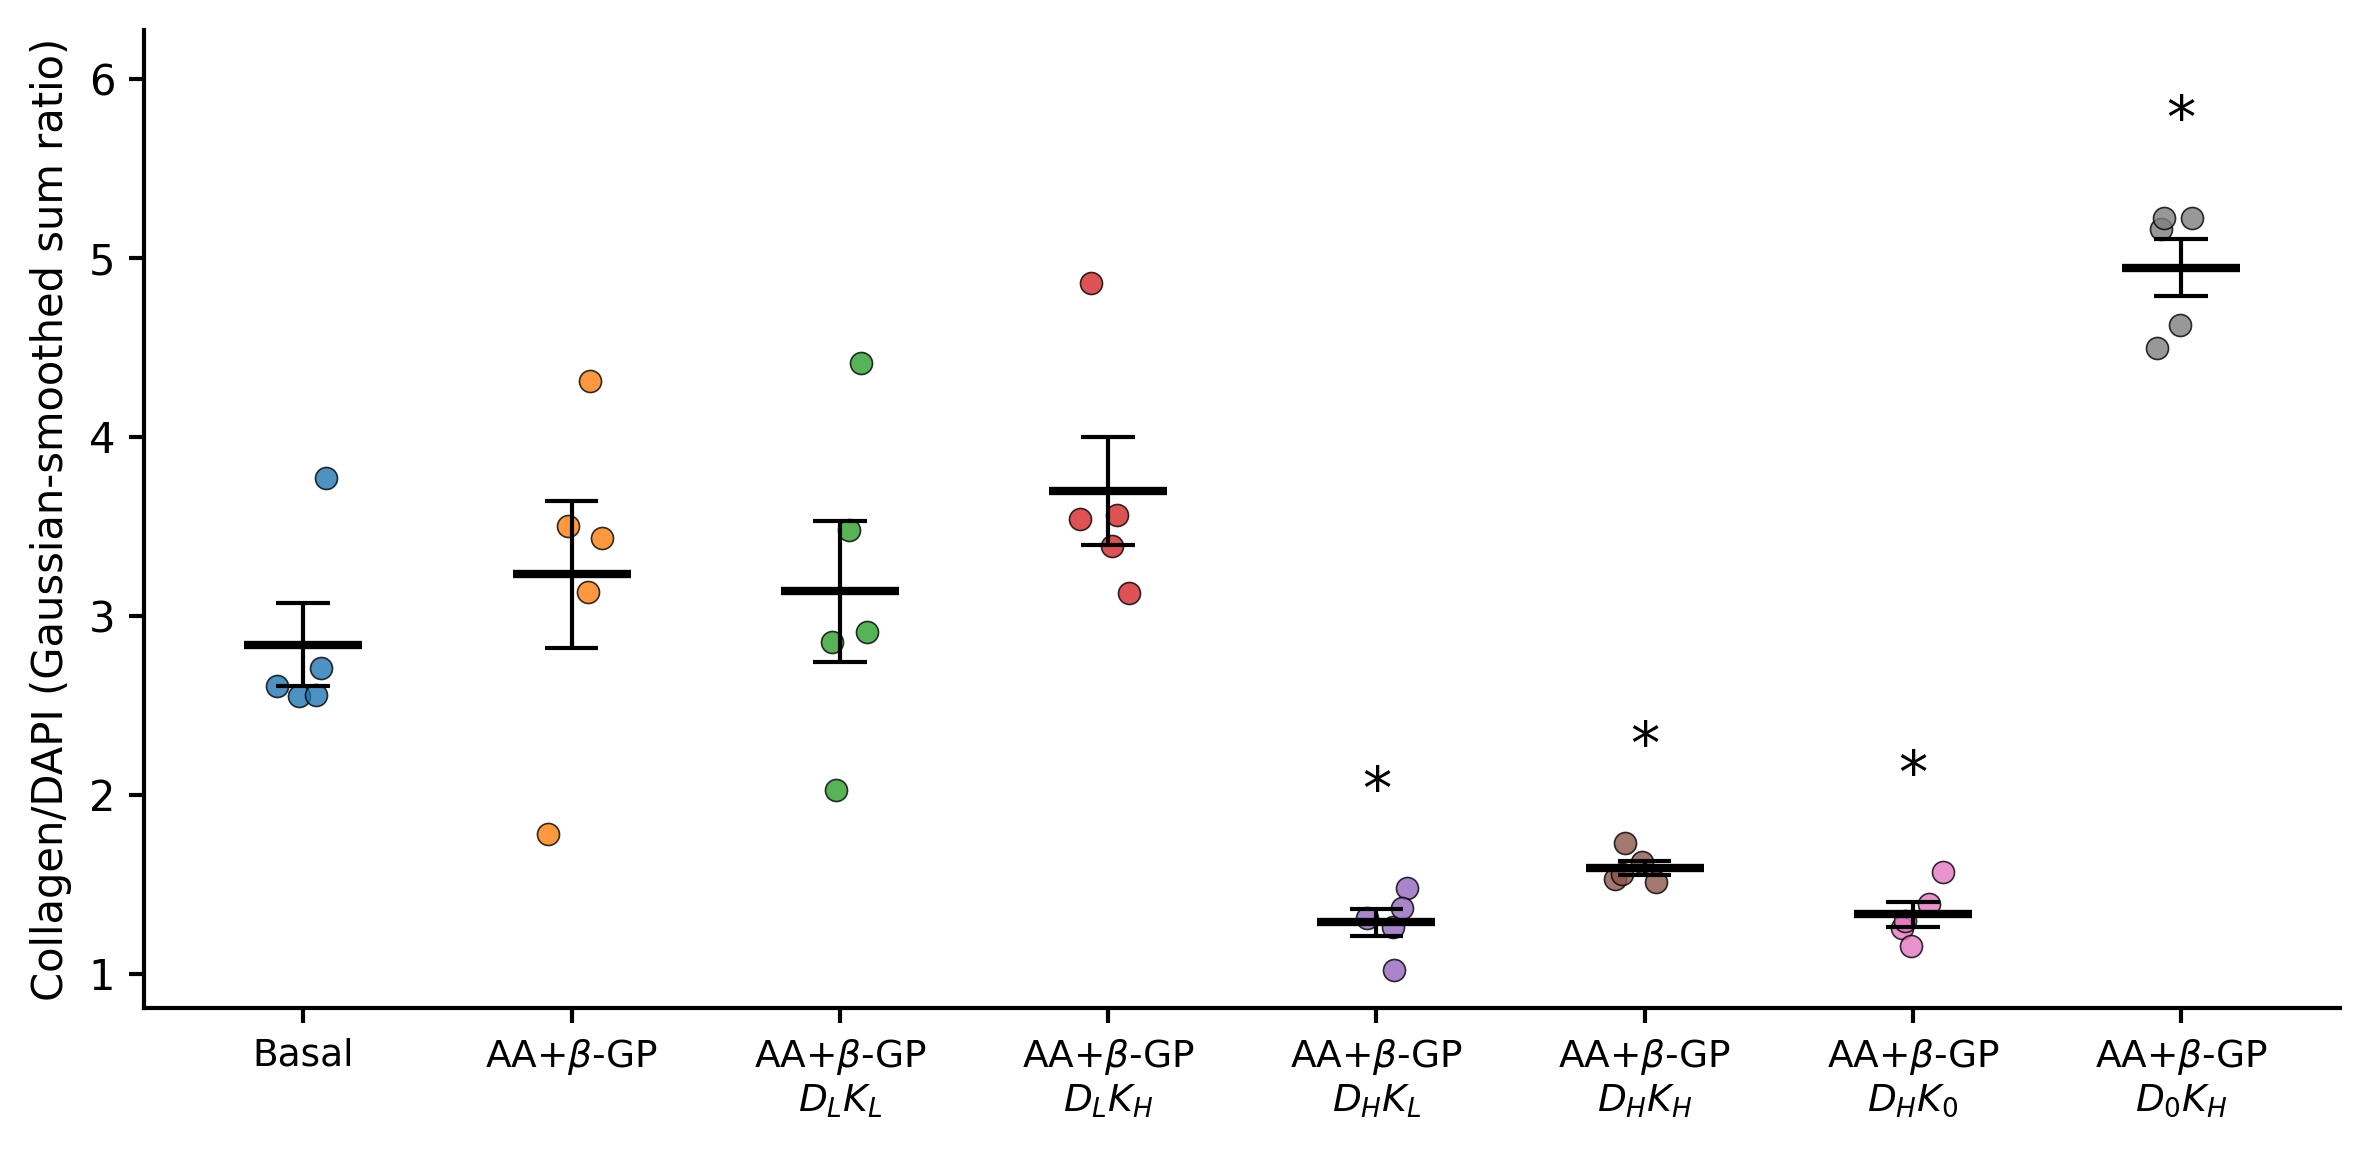

Recreate this plot in Python.
#!/usr/bin/env python3

"""
Simple collagen/DAPI stats/plot assuming images are technical replicates
and parametric tests.

- Reads multichannel TIFFs, extracts DAPI + collagen channels
- Gaussian-smooths both, computes sum(collagen_bg) / sum(dapi_bg)
- Computes mean ± SEM for each condition
- Runs Welch's t-tests vs Basal (C1), treating images as independent
- Plots jittered individual points + mean ± SEM and marks * for p < 0.05

NOTE: This is a "simple" parametric pipeline; it ignores
      (i) non-normality, (ii) tiny n, and (iii) multiple-testing correction.
      Use mainly as a quick visual / sanity check.
"""

import argparse
from pathlib import Path
from typing import Dict, List, Optional

import matplotlib.pyplot as plt
import numpy as np
import pandas as pd
import tifffile as tf
from scipy import ndimage as ndi
from scipy import stats

# ---------------- configurable ----------------
INPUT_DIR = Path("input_images")
OUTPUT_DIR = Path("collagen_output")

DAPI_CHANNEL = 0
COLLAGEN_CHANNEL = 2
BG_SIGMA = 10.0

# -------------------- CONDITIONS & LABELS --------------------
COND_CODE = {
    "C1": "Basal",
    "C2": "Osteo",
    "C3": "Osteo+D/MK4 (L/L)",
    "C4": "Osteo+D/MK4 (L/H)",
    "C5": "Osteo+D/MK4 (H/L)",
    "C6": "Osteo+D/MK4 (H/H)",
    "C7": "Osteo+Dex (H)",
    "C8": "Osteo+MK-4 (H)",
}
CONDITIONS = list(COND_CODE.keys())


def two_line_label(name: str) -> str:
    """Two-line labels for conditions."""
    m = {
        "Basal": "Basal",
        "Osteo": r"AA+$\beta$-GP",
        "Osteo+D/MK4 (L/L)": r"AA+$\beta$-GP" + "\n" + r"$D_LK_L$",
        "Osteo+D/MK4 (L/H)": r"AA+$\beta$-GP" + "\n" + r"$D_LK_H$",
        "Osteo+D/MK4 (H/L)": r"AA+$\beta$-GP" + "\n" + r"$D_HK_L$",
        "Osteo+D/MK4 (H/H)": r"AA+$\beta$-GP" + "\n" + r"$D_HK_H$",
        "Osteo+Dex (H)": r"AA+$\beta$-GP" + "\n" + r"$D_HK_0$",
        "Osteo+MK-4 (H)": r"AA+$\beta$-GP" + "\n" + r"$D_0K_H$",
    }
    return m.get(name, name)


def save_figures(fig, pdf_path: Optional[Path], png_path: Optional[Path]):
    if pdf_path:
        fig.savefig(pdf_path, dpi=300, bbox_inches="tight")
        print(f"Saved: {pdf_path}")
    if png_path:
        fig.savefig(png_path, dpi=300, bbox_inches="tight")
        print(f"Saved: {png_path}")


# -------- image helpers --------
def get_condition_from_name(stem: str) -> str:
    import re

    m = re.match(r"^(C[1-8])[_-]", stem, re.IGNORECASE)
    return m.group(1).upper() if m else "Unknown"


def read_channels(path: Path):
    with tf.TiffFile(path) as tif:
        arr = tif.asarray()

    if arr.ndim == 2:
        raise ValueError("2D TIFF found but channel count unknown.")

    if arr.ndim == 3:
        # assume C,H,W
        if arr.shape[0] <= max(DAPI_CHANNEL, COLLAGEN_CHANNEL):
            raise ValueError(f"Image {path} does not contain enough channels.")
        dapi = arr[DAPI_CHANNEL].astype(np.float64)
        col = arr[COLLAGEN_CHANNEL].astype(np.float64)

    elif arr.ndim == 4:
        # assume T,C,H,W or Z,C,H,W — take first T/Z plane
        if arr.shape[1] <= max(DAPI_CHANNEL, COLLAGEN_CHANNEL):
            raise ValueError(f"Image {path} does not contain enough channels.")
        dapi = arr[0, DAPI_CHANNEL].astype(np.float64)
        col = arr[0, COLLAGEN_CHANNEL].astype(np.float64)

    else:
        raise ValueError(f"Unsupported image shape: {arr.shape}")

    return dapi, col


def bg_smooth(img: np.ndarray) -> np.ndarray:
    return ndi.gaussian_filter(img, BG_SIGMA)


def compute_metric(path: Path) -> dict:
    dapi_raw, col_raw = read_channels(path)
    dapi_bg = bg_smooth(dapi_raw)
    col_bg = bg_smooth(col_raw)

    sum_dapi = float(np.sum(dapi_bg))
    sum_col = float(np.sum(col_bg))
    ratio = sum_col / sum_dapi if sum_dapi > 0 else np.nan

    return {
        "image": path.name,
        "condition": get_condition_from_name(path.stem),
        "collagen_over_dapi_bg": ratio,
    }


# ----------------- ARG PARSING ----------------- #
def parse_args():
    p = argparse.ArgumentParser(
        description=(
            "Compute collagen/DAPI (Gaussian-smoothed sum ratio) from TIFF images "
            "and run simple Welch t-tests vs basal (technical replicates)."
        )
    )
    p.add_argument("-input", type=Path, default=INPUT_DIR)
    p.add_argument("--out", help="Optional output PDF path")
    p.add_argument(
        "--png",
        help="Optional PNG path; defaults to the same stem as --out with .png.",
    )
    p.add_argument(
        "--basal",
        default="C1",
        help="Code of basal condition (default: C1).",
    )
    p.add_argument(
        "-s",
        "--sigma",
        type=float,
        default=BG_SIGMA,
        help="Gaussian sigma for background smoothing.",
    )
    p.add_argument(
        "--alpha",
        type=float,
        default=0.05,
        help="Significance threshold for stars (default: 0.05).",
    )
    return p.parse_args()


# ----------------- MAIN ----------------- #
def main():
    global BG_SIGMA
    args = parse_args()
    BG_SIGMA = args.sigma

    input_dir = args.input
    paths = sorted(list(input_dir.glob("*.tif")) + list(input_dir.glob("*.tiff")))
    if not paths:
        print("No images found in", input_dir)
        return

    # compute metrics per image
    rows = []
    for pth in paths:
        try:
            rows.append(compute_metric(pth))
        except Exception as e:
            print(f"[warn] {pth}: {e}")

    df = pd.DataFrame(rows)
    df = df[df["condition"].isin(CONDITIONS)]

    if df.empty:
        print("No valid C1–C8 images found after filtering.")
        return

    # save raw metrics
    out_dir = OUTPUT_DIR if args.out is None and args.png is None else Path(".")
    out_dir.mkdir(exist_ok=True)
    csv_path = out_dir / f"collagen_image_metrics_BG{BG_SIGMA}.csv"
    df.to_csv(csv_path, index=False)
    print(f"Saved metrics CSV: {csv_path}")

    # build cond_to_vals dict
    cond_to_ratio: Dict[str, List[float]] = {}
    for cond in CONDITIONS:
        vals = (
            df.loc[df["condition"] == cond, "collagen_over_dapi_bg"]
            .dropna()
            .astype(float)
            .tolist()
        )
        if vals:
            cond_to_ratio[cond] = vals

    conds_c = [c for c in CONDITIONS if c in cond_to_ratio]

    if not conds_c:
        print("No conditions with data, exiting.")
        return

    # ---------- Simple Welch t-tests vs basal ----------
    if args.basal not in cond_to_ratio or len(cond_to_ratio[args.basal]) == 0:
        raise ValueError(f"Basal condition '{args.basal}' has no data.")

    basal_vals = np.asarray(cond_to_ratio[args.basal], dtype=float)
    mean_dict: Dict[str, float] = {}
    sem_dict: Dict[str, float] = {}
    pvals: Dict[str, float] = {}

    for cond in conds_c:
        vals = np.asarray(cond_to_ratio.get(cond, []), dtype=float)
        if vals.size == 0:
            mean_dict[cond] = np.nan
            sem_dict[cond] = np.nan
            pvals[cond] = np.nan
            continue

        mean = float(np.mean(vals))
        sem = (
            float(np.std(vals, ddof=1) / np.sqrt(vals.size))
            if vals.size > 1
            else np.nan
        )
        mean_dict[cond] = mean
        sem_dict[cond] = sem

        if cond == args.basal:
            pvals[cond] = np.nan
        else:
            _t_stat, p = stats.ttest_ind(basal_vals, vals, equal_var=False)
            pvals[cond] = p

    # ---------- Print summary ----------
    print("\n===== Simple Welch t-tests vs Basal (collagen_over_dapi_bg) =====")
    print(f"Basal condition: {args.basal}")
    for cond in conds_c:
        mean = mean_dict[cond]
        sem = sem_dict[cond]
        p = pvals[cond]
        n = len(cond_to_ratio.get(cond, []))
        if cond == args.basal:
            print(f"{cond} (Basal): mean = {mean:.4g}, SEM = {sem:.4g}, n = {n}")
        else:
            p_str = "NA" if np.isnan(p) else f"{p:.4g}"
            print(
                f"{cond}: mean = {mean:.4g}, SEM = {sem:.4g}, n = {n}, "
                f"p (Welch vs Basal) = {p_str}"
            )

    # ---------- Plot: publication-style scatter + mean/SEM ----------

    x_positions = np.arange(1, len(conds_c) + 1)
    means = [mean_dict[c] for c in conds_c]
    sems = [sem_dict[c] for c in conds_c]

    # all values for y-range
    all_vals = []
    for c in conds_c:
        all_vals.extend(cond_to_ratio.get(c, []))

    if all_vals:
        y_min = float(np.min(all_vals))
        y_max = float(np.max(all_vals))
    else:
        y_min, y_max = 0.0, 1.0
    yr = max(y_max - y_min, 1e-6)

    fig, ax = plt.subplots(figsize=(8, 4))

    # Style similar to ALP plot
    ax.spines["top"].set_visible(False)
    ax.spines["right"].set_visible(False)
    ax.spines["left"].set_linewidth(1)
    ax.spines["bottom"].set_linewidth(1)
    ax.tick_params(axis="both", width=1)

    rng = np.random.default_rng(42)
    jitter_width = 0.12

    # Dots (images as technical replicates) – no hard-coded palette
    for x, cond in zip(x_positions, conds_c):
        vals = np.asarray(cond_to_ratio.get(cond, []), dtype=float)
        if vals.size == 0:
            continue
        jitter = rng.uniform(-jitter_width, jitter_width, size=vals.size)
        ax.scatter(
            np.full_like(vals, x, dtype=float) + jitter,
            vals,
            s=28,
            alpha=0.8,
            edgecolor="black",
            linewidth=0.4,
            zorder=2,
        )

    # Mean + SEM whiskers (black for clarity)
    for x, m, se in zip(x_positions, means, sems):
        if np.isnan(m):
            continue
        ax.hlines(
            m,
            x - 0.22,
            x + 0.22,
            color="black",
            linewidth=2.0,
            zorder=3,
        )
        if not np.isnan(se):
            ax.vlines(x, m - se, m + se, color="black", linewidth=1.0)
            ax.hlines(m - se, x - 0.10, x + 0.10, color="black", linewidth=1.0)
            ax.hlines(m + se, x - 0.10, x + 0.10, color="black", linewidth=1.0)

    # X labels
    labels = [two_line_label(COND_CODE.get(cond, cond)) for cond in conds_c]
    ax.set_xticks(x_positions)
    ax.set_xticklabels(labels, fontsize=9)

    ax.set_ylabel("Collagen/DAPI (Gaussian-smoothed sum ratio)", fontsize=10)

    # Stars for p < alpha vs basal
    for x, cond in zip(x_positions, conds_c):
        if cond == args.basal:
            continue
        p = pvals[cond]
        if p is None or np.isnan(p) or p >= args.alpha:
            continue
        vals = np.asarray(cond_to_ratio.get(cond, []), dtype=float)
        if vals.size == 0:
            continue
        group_max = float(np.max(vals))
        star_y = group_max + 0.09 * yr
        ax.text(
            x,
            star_y,
            "*",
            ha="center",
            va="bottom",
            fontsize=14,
        )

    ax.set_ylim(y_min - 0.05 * yr, y_max + 0.25 * yr)

    fig.tight_layout()

    # save / show
    if args.out or args.png:
        pdf_path = Path(args.out) if args.out else None
        png_path = (
            Path(args.png)
            if args.png
            else pdf_path.with_suffix(".png") if pdf_path else None
        )
        save_figures(fig, pdf_path, png_path)
    else:
        plt.show()


if __name__ == "__main__":
    main()


# To Run

"""
Example usage:

python collagen_ttest_simple.py \
  -input input_images \
  --basal C1 \
  --alpha 0.05 \
  --out collagen_ttest_simple.pdf
"""
